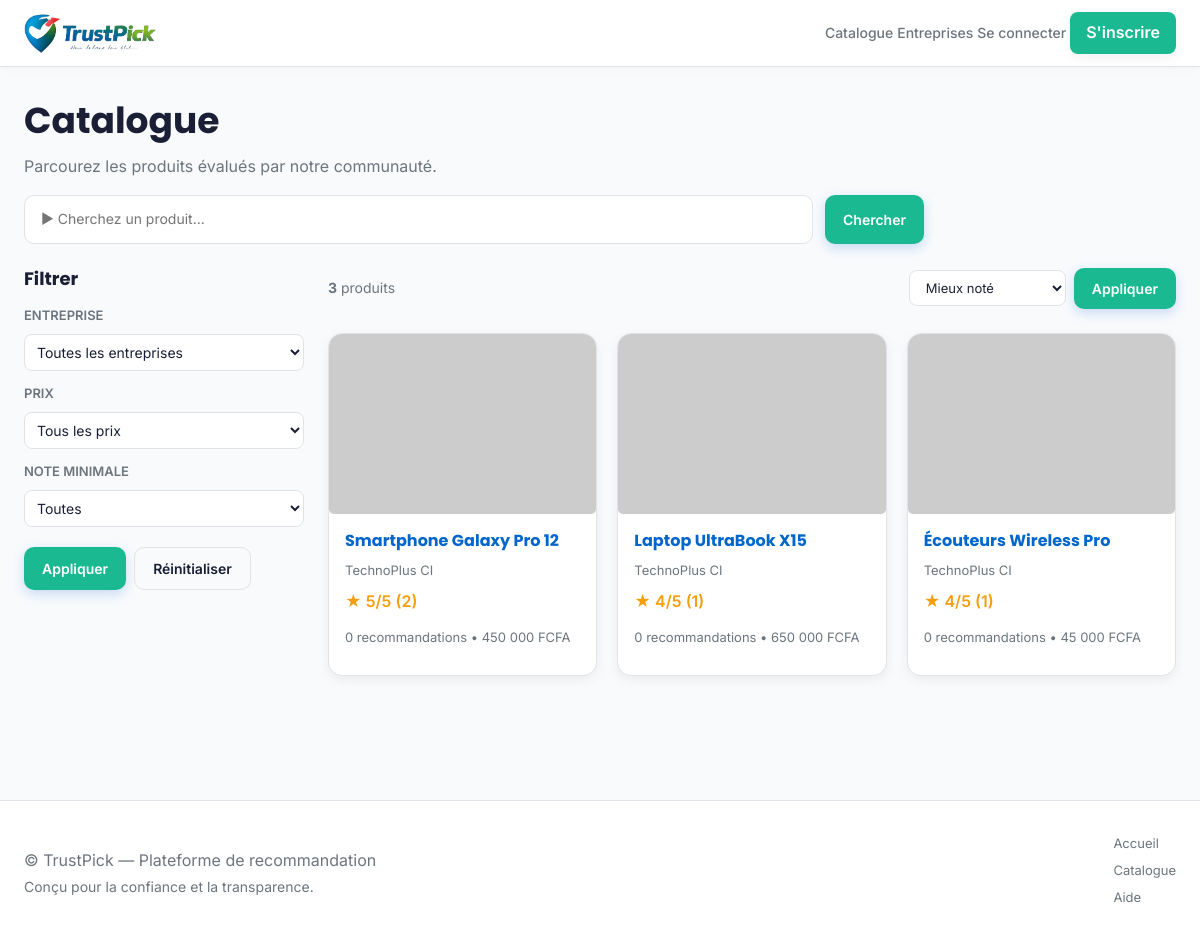
Page /public/index.php?page=catalog on the committed database.
### tables this page shows
CREATE TABLE products (
  id INT AUTO_INCREMENT PRIMARY KEY,
  company_id INT NOT NULL,
  category_id INT DEFAULT NULL,
  title VARCHAR(250) NOT NULL,
  slug VARCHAR(270) NOT NULL,
  description TEXT,
  price DECIMAL(12,2) DEFAULT 0 COMMENT 'Prix en FCFA',
  image VARCHAR(255) DEFAULT NULL,
  is_auto_generated BOOLEAN DEFAULT FALSE COMMENT 'Généré automatiquement ou manuellement',
  is_active BOOLEAN DEFAULT TRUE,
  views_count INT DEFAULT 0,
  created_by INT DEFAULT NULL,
  created_at TIMESTAMP DEFAULT CURRENT_TIMESTAMP,
  updated_at TIMESTAMP DEFAULT CURRENT_TIMESTAMP ON UPDATE CURRENT_TIMESTAMP,
  
  FOREIGN KEY (company_id) REFERENCES companies(id) ON DELETE CASCADE,
  FOREIGN KEY (category_id) REFERENCES categories(id) ON DELETE SET NULL,
  FOREIGN KEY (created_by) REFERENCES users(id) ON DELETE SET NULL,
  INDEX idx_company (company_id),
  INDEX idx_category (category_id),
  INDEX idx_active (is_active),
  INDEX idx_auto_gen (is_auto_generated),
  UNIQUE KEY unique_slug_company (slug, company_id)
);

CREATE TABLE companies (
  id INT AUTO_INCREMENT PRIMARY KEY,
  name VARCHAR(200) NOT NULL,
  slug VARCHAR(220) NOT NULL UNIQUE,
  logo VARCHAR(255) DEFAULT NULL,
  description TEXT,
  is_active BOOLEAN DEFAULT TRUE,
  created_by INT DEFAULT NULL COMMENT 'Super admin qui a créé l''entreprise',
  created_at TIMESTAMP DEFAULT CURRENT_TIMESTAMP,
  updated_at TIMESTAMP DEFAULT CURRENT_TIMESTAMP ON UPDATE CURRENT_TIMESTAMP,
  
  FOREIGN KEY (created_by) REFERENCES users(id) ON DELETE SET NULL,
  INDEX idx_slug (slug),
  INDEX idx_active (is_active)
);

### includes/url.php (called while the page is built, shortened)
<?php
function url(string $path = ''): string
{
    if ($path === '') {
        return BASE_URL;
    }
    return rtrim(BASE_URL, '/') . '/' . ltrim($path, '/');
}

### includes/image_helper.php (called while the page is built, shortened)
<?php
function normalizeText($text)
{
    $text = mb_strtolower($text, 'UTF-8');
    $replacements = [
        'é' => 'e',
        'è' => 'e',
        'ê' => 'e',
        'ë' => 'e',
        'à' => 'a',
        'â' => 'a',
        'î' => 'i',
        'ï' => 'i',
        'ô' => 'o',
        'ù' => 'u',
        'ç' => 'c'
    ];
    $text = strtr($text, $replacements);
    $text = preg_replace('/[^a-z0-9 ]/', ' ', $text);
    return trim($text);
}
function getProductImage($product, $width = 400, $height = 300)
{
    $title = normalizeText($product['title'] ?? '');
    $map = [
        ['keys' => ['ecran', 'screen', 'monitor'], 'img' => 'https://images.unsplash.com/photo-1517336714731-489689fd1ca8'],
        ['keys' => ['casque', 'headphone'], 'img' => 'https://images.unsplash.com/photo-1580894908361-967195033215'],
        ['keys' => ['chargeur', 'charger'], 'img' => 'https://images.unsplash.com/photo-1583863788434-e58a36330cf0'],
        ['keys' => ['sac', 'backpack'], 'img' => 'https://images.unsplash.com/photo-1622560480654-d96214fdc887'],
        ['keys' => ['souris', 'mouse'], 'img' => 'https://images.unsplash.com/photo-1615663245857-ac93bb7c39e7'],
        ['keys' => ['clavier', 'keyboard'], 'img' => 'https://images.unsplash.com/photo-1587829741301-dc798b83add3'],
        ['keys' => ['webcam', 'camera'], 'img' => 'https://images.unsplash.com/photo-1587825140708-dfaf72ae4b04'],
        ['keys' => ['hub', 'usb'], 'img' => 'https://images.unsplash.com/photo-1612198188060-c7c2a3b66eae'],
    ];
    return getFallbackImage($width, $height);
}
function getFallbackImage($width = 400, $height = 300)
{
    return "https://dummyimage.com/{$width}x{$height}/e0e4e8/6c757d&text=Produit";
}

### includes/helpers.php (called while the page is built, shortened)
<?php
function formatFCFA($amount, $decimals = 0)
{
    return number_format((float) $amount, $decimals, ',', ' ') . ' FCFA';
}

### views/catalog.php (the view, shortened to what this page needs)
<?php
require_once __DIR__ . '/../includes/image_helper.php';
require_once __DIR__ . '/../includes/helpers.php';
$perPage = 12;
$pageNum = max(1, intval($_GET['p'] ?? 1));
$offset = ($pageNum - 1) * $perPage;
$where = [];
$params = [];
$sort = $_GET['sort'] ?? 'best_rating';
switch ($sort) {
  case 'best_rating':
  default:
    $orderBy = 'avg_rating DESC';
}
$whereSql = $where ? 'WHERE ' . implode(' AND ', $where) : '';
$countSql = "SELECT COUNT(*) as cnt FROM products p $whereSql";
$countStmt = $pdo->prepare($countSql);
$countStmt->execute($params);
$total = intval($countStmt->fetchColumn());
$limit = intval($perPage);
$off = intval($offset);
$hasReco = false;
try {
  $chk = $pdo->prepare("SELECT COUNT(*) FROM information_schema.tables WHERE table_schema = 'public' AND table_name = ?");
  $chk->execute(['recommendations']);
  $hasReco = intval($chk->fetchColumn()) > 0;
} catch (Exception $e) {
  $hasReco = false;
}
$recoSelect = $hasReco
  ? "(SELECT COUNT(*) FROM recommendations rec WHERE rec.product_id = p.id) AS reco_count"
  : "0 AS reco_count";
$sql = "SELECT p.*, c.name AS company_name,
  (SELECT COALESCE(AVG(r.rating),0) FROM reviews r WHERE r.product_id = p.id) AS avg_rating,
  (SELECT COUNT(*) FROM reviews r WHERE r.product_id = p.id) AS review_count,
  {$recoSelect}
  FROM products p
  LEFT JOIN companies c ON c.id = p.company_id
  $whereSql
  ORDER BY {$orderBy}
  LIMIT {$limit} OFFSET {$off}";
$stmt = $pdo->prepare($sql);
$stmt->execute($params);
$products = $stmt->fetchAll();
?>
<main class="container">
  <section class="fade-up" style="margin-bottom:24px">
    <h1>Catalogue</h1>
    <p style="color:#6c757d;margin:0">Parcourez les produits évalués par notre communauté.</p>
    <form method="get" action="<?= url('index.php') ?>" style="margin-top:16px;max-width:900px">
      <div style="display:flex;gap:12px">
        <input name="q" value="<?= htmlspecialchars($_GET['q'] ?? '') ?>" class="input-enhanced" type="search"
          placeholder="▶ Cherchez un produit..."
          style="flex:1;padding:12px 16px;border:1px solid #e0e4e8;border-radius:10px;font-size:14px">
        <button class="btn btn-animated ripple" type="submit">Chercher</button>
      </div>
    </form>
  </section>
  <div class="layout-row">
    <aside class="filters">
      <h3 style="margin-bottom:16px">Filtrer</h3>
      <form method="get" action="<?= url('index.php') ?>">
        <label
          style="display:block;font-weight:600;margin-bottom:8px;font-size:13px;text-transform:uppercase;color:#6c757d">Entreprise</label>
        <select name="company" class="input-enhanced"
          style="width:100%;padding:8px;border:1px solid #e0e4e8;border-radius:8px;color:#1a1f36;margin-bottom:12px">
          <option value="all">Toutes les entreprises</option>
        </select>
        <label
          style="display:block;font-weight:600;margin-bottom:8px;font-size:13px;text-transform:uppercase;color:#6c757d">Prix</label>
        <select name="price"
          style="width:100%;padding:8px;border:1px solid #e0e4e8;border-radius:8px;color:#1a1f36;margin-bottom:12px">
          <option value="">Tous les prix</option>
        </select>
        <label
          style="display:block;font-weight:600;margin-bottom:8px;font-size:13px;text-transform:uppercase;color:#6c757d">Note
          minimale</label>
        <select name="min_rating"
          style="width:100%;padding:8px;border:1px solid #e0e4e8;border-radius:8px;color:#1a1f36;margin-bottom:12px">
          <option value="">Toutes</option>
        </select>
        <div style="display:flex;gap:8px;margin-top:8px">
          <button class="btn btn-animated ripple" type="submit">Appliquer</button>
          <a class="btn btn-secondary btn-animated" href="<?= url('index.php?page=catalog') ?>">Réinitialiser</a>
        </div>
      </form>
    </aside>
    <section class="products">
      <div style="margin-bottom:16px;display:flex;justify-content:space-between;align-items:center">
        <p style="color:#6c757d;margin:0;font-size:14px"><strong><?= $total ?></strong> produits</p>
        <form method="get" action="<?= url('index.php') ?>">
          <label style="display:flex;align-items:center;gap:8px">
            <select name="sort"
              style="padding:8px 12px;border:1px solid #e0e4e8;border-radius:8px;font-size:13px;color:#1a1f36">
              <option value="best_rating" <?= ($sort == 'best_rating') ? 'selected' : '' ?>>Mieux noté</option>
            </select>
            <button class="btn btn-animated" type="submit">Appliquer</button>
          </label>
        </form>
      </div>
      <div class="grid">
        <?php foreach ($products as $p): ?>
          <article class="card card-dynamic fade-up">
            <img class="card-img" src="<?= htmlspecialchars(getProductImage($p)) ?>"
              alt="<?= htmlspecialchars($p['title']) ?>" onerror="this.src='<?= htmlspecialchars(getFallbackImage()) ?>'">
            <div class="card-body">
              <h3><a href="<?= url('index.php?page=product&id=' . $p['id']) ?>"><?= htmlspecialchars($p['title']) ?></a>
              </h3>
              <p style="color:#6c757d;font-size:13px;margin:0"><?= htmlspecialchars($p['company_name'] ?? '') ?></p>
              <p class="rating" style="margin-top:8px">★ <?= round(floatval($p['avg_rating']), 1) ?>/5
                (<?= intval($p['review_count']) ?>)</p>
              <p class="meta"><?= intval($p['reco_count']) ?> recommandations •
                <?= formatFCFA($p['price']) ?>
              </p>
            </div>
          </article>
        <?php endforeach; ?>
      </div>
    </section>
  </div>
</main>

### assets/css/app.css (style rules this page uses)
:root { --white: #fff; --bg: #f8fafc; --card: #ffffff; --text: #1a1f36; --muted: #6c757d; --border: #e0e4e8; --primary: #0066cc; --primary-light: #e6f0ff; --accent: #1ab991; --accent-light: #e6f9f2; --warning: #f59e0b; --danger: #ef4444; --radius: 12px; --max-width: 1280px; --shadow: 0 4px 12px rgba(0, 0, 0, 0.06); --shadow-lg: 0 12px 32px rgba(0, 0, 0, 0.1); --shadow-md: 0 8px 20px rgba(0, 0, 0, 0.08); }
* { box-sizing: border-box; }
html, body { height: 100%; }
body { margin: 0; font-family: 'Inter', -apple-system, BlinkMacSystemFont, 'Segoe UI', Roboto, 'Helvetica Neue', Arial, sans-serif; background: var(--bg); color: var(--text); -webkit-font-smoothing: antialiased; -moz-osx-font-smoothing: grayscale; line-height: 1.6; }
.container { max-width: var(--max-width); margin: 32px auto; padding: 0 24px; }
h1, h2, h3, h4, h5, h6 { margin: 0; font-weight: 700; font-family: 'Poppins', sans-serif; }
h1 { font-size: 36px; margin-bottom: 12px; color: var(--text); }
h3 { font-size: 18px; margin-bottom: 12px; color: var(--text); }
p { margin: 0 0 12px; }
a { color: var(--primary); text-decoration: none; }
.grid { display: grid; grid-template-columns: repeat(auto-fill, minmax(280px, 1fr)); gap: 20px; margin-top: 24px; }
.card { background: var(--card); border-radius: var(--radius); padding: 0; border: 1px solid var(--border); overflow: hidden; transition: all 0.3s cubic-bezier(0.2, 0.9, 0.2, 1); box-shadow: var(--shadow); display: flex; flex-direction: column; cursor: pointer; position: relative; }
.card::before { content: ''; position: absolute; top: 0; left: 0; right: 0; height: 3px; background: linear-gradient(90deg, var(--primary), var(--accent)); opacity: 0; transition: opacity 0.3s; }
.card-img { width: 100%; height: 200px; object-fit: cover; background: var(--bg); position: relative; }
.card-img::after { content: ''; position: absolute; top: 0; left: 0; right: 0; bottom: 0; background: linear-gradient(180deg, transparent, rgba(0, 0, 0, 0.05)); pointer-events: none; }
.card-body { padding: 16px; flex: 1; display: flex; flex-direction: column; }
.card h3 { font-size: 16px; margin: 0 0 8px; line-height: 1.4; color: var(--text); }
.card .meta { color: var(--muted); font-size: 13px; margin-top: auto; }
.card .rating { color: var(--warning); font-weight: 600; }
.btn { display: inline-block; padding: 11px 20px; background: linear-gradient(135deg, var(--primary), var(--accent)); color: white; border-radius: 10px; text-decoration: none; font-weight: 600; border: none; cursor: pointer; transition: all 0.2s ease; box-shadow: 0 4px 14px rgba(0, 102, 204, 0.25); font-family: inherit; font-size: 14px; }
.btn-secondary { background: var(--bg); color: var(--text); box-shadow: none; border: 1px solid var(--border); }
section { margin-bottom: 48px; }
input, select, textarea { font-family: inherit; font-size: 14px; border: 1px solid var(--border); border-radius: 10px; padding: 10px 12px; color: var(--text); background: var(--white); transition: all 0.2s ease; }
.layout-row { display: flex; gap: 24px; }
.filters { width: 300px; }
.products { flex: 1; }
.fade-up { opacity: 0; transform: translateY(20px); transition: opacity 0.6s cubic-bezier(0.2, 0.9, 0.2, 1), transform 0.6s cubic-bezier(0.2, 0.9, 0.2, 1); }
.fade-up.in-view { opacity: 1; transform: none; }
.grid { display: grid; grid-template-columns: repeat(auto-fill, minmax(260px, 1fr)); gap: 20px; margin-top: 24px; }
.card { background: var(--card); border-radius: var(--radius); padding: 0; border: 1px solid var(--border); overflow: hidden; transition: all 0.3s cubic-bezier(0.2, 0.9, 0.2, 1); box-shadow: var(--shadow); display: flex; flex-direction: column; cursor: pointer; }
.card-img { width: 100%; height: 180px; object-fit: cover; background: var(--bg); }
.card h3 { font-size: 16px; margin: 0 0 8px; line-height: 1.4; }
.btn { display: inline-block; padding: 10px 18px; background: var(--accent); color: white; border-radius: 10px; text-decoration: none; font-weight: 600; border: none; cursor: pointer; transition: all 0.2s ease; box-shadow: 0 4px 12px rgba(11, 94, 215, 0.2); }
section { margin-bottom: 40px; }
.filters { width: 280px; }
.card { transition: all 0.3s cubic-bezier(0.4, 0, 0.2, 1); }
.btn { transition: all 0.3s ease; }

### rows in the picture
products: title "Smartphone Galaxy Pro 12", company.name "TechnoPlus CI", avg_rating "5", review_count "2", reco_count "0", price "450 000 FCFA"
products: title "Laptop UltraBook X15", company.name "TechnoPlus CI", avg_rating "4", review_count "1", reco_count "0", price "650 000 FCFA"
products: title "Écouteurs Wireless Pro", company.name "TechnoPlus CI", avg_rating "4", review_count "1", reco_count "0", price "45 000 FCFA"

### other values in the picture
$total "3"
